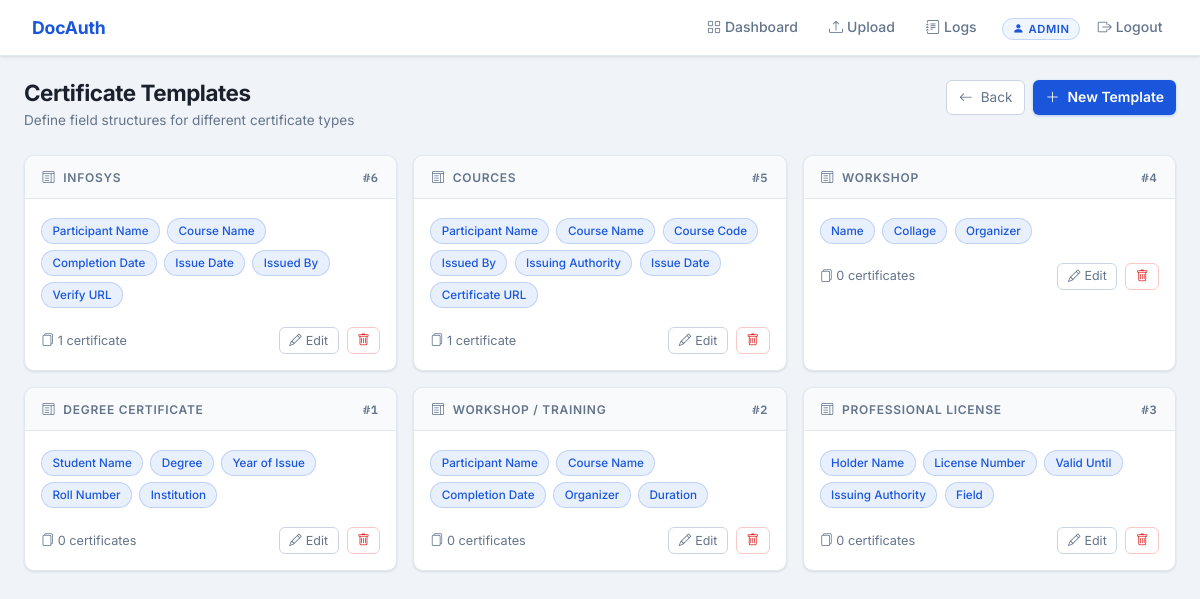
Page /admin/templates (signed in) on the committed database.
### tables this page shows
CREATE TABLE users (
            id INTEGER PRIMARY KEY AUTOINCREMENT,
            username TEXT UNIQUE NOT NULL,
            password_hash TEXT NOT NULL,
            role TEXT NOT NULL DEFAULT 'user',
            created_at TIMESTAMP DEFAULT CURRENT_TIMESTAMP
        );

CREATE TABLE certificate_templates (
            id INTEGER PRIMARY KEY AUTOINCREMENT,
            name TEXT NOT NULL,
            field_names TEXT NOT NULL,
            created_by INTEGER,
            created_at TIMESTAMP DEFAULT CURRENT_TIMESTAMP,
            FOREIGN KEY (created_by) REFERENCES users(id)
        );

### app.py (the view)
@app.route('/admin/templates')
@login_required
@admin_required
def admin_templates():
    db = get_db()
    templates = db.execute(
        'SELECT t.*, u.username as created_by_name, '
        '(SELECT COUNT(*) FROM certificates WHERE template_id = t.id) as cert_count '
        'FROM certificate_templates t LEFT JOIN users u ON t.created_by = u.id '
        'ORDER BY t.created_at DESC'
    ).fetchall()
    db.close()
    return render_template('admin/templates.html', templates=templates)

### app.py (called while the page is built)
@app.template_filter('from_json')
def from_json_filter(val):
    try: return _json.loads(val)
    except: return []

@login_manager.user_loader
def load_user(user_id):
    db = get_db()
    row = db.execute('SELECT * FROM users WHERE id = ?', [user_id]).fetchone()
    db.close()
    return User(row['id'], row['username'], row['role']) if row else None

def admin_required(f):
    @wraps(f)
    def decorated(*args, **kwargs):
        if not current_user.is_authenticated or current_user.role != 'admin':
            flash('Admin access required.', 'error')
            return redirect(url_for('login'))
        return f(*args, **kwargs)
    return decorated

### database.py (called while the page is built)
def get_db():
    conn = sqlite3.connect(DB_PATH)
    conn.row_factory = sqlite3.Row
    return conn

### templates/admin/templates.html (shortened to what this page needs)
{% extends 'base.html' %}
{% block content %}
<div class="page-header mb-4">
  <div>
    <h2 class="page-title">Certificate Templates</h2>
    <p class="page-subtitle">Define field structures for different certificate types</p>
  </div>
  <div class="d-flex gap-2">
    <a href="{{ url_for('admin_dashboard') }}" class="btn btn-outline-subtle"><i class="bi bi-arrow-left me-2"></i>Back</a>
    <a href="{{ url_for('admin_template_new') }}" class="btn btn-gold"><i class="bi bi-plus-lg me-2"></i>New Template</a>
  </div>
</div>
<div class="row g-3">
  {% for tmpl in templates %}
  {% set fields = tmpl.field_names | from_json %}
  <div class="col-md-6 col-lg-4">
    <div class="card-custom h-100">
      <div class="card-header-custom">
        <span><i class="bi bi-layout-text-window me-2"></i>{{ tmpl.name }}</span>
        <span class="mono-sm text-muted-custom">#{{ tmpl.id }}</span>
      </div>
      <div class="p-3">
        <div class="mb-3">
          {% for field in fields %}
          <span class="field-pill">{{ field }}</span>
          {% endfor %}
        </div>
        <div class="d-flex align-items-center justify-content-between">
          <span class="small text-muted-custom">
            <i class="bi bi-files me-1"></i>{{ tmpl.cert_count }} certificate{{ 's' if tmpl.cert_count != 1 }}
          </span>
          <div class="d-flex gap-2">
            <a href="{{ url_for('admin_template_edit', tmpl_id=tmpl.id) }}" class="btn btn-xs btn-outline-subtle"><i class="bi bi-pencil me-1"></i>Edit</a>
            <form method="POST" action="{{ url_for('admin_template_delete', tmpl_id=tmpl.id) }}" onsubmit="return confirm('Delete this template?')">
              <button type="submit" class="btn btn-xs btn-outline-danger-subtle"><i class="bi bi-trash"></i></button>
            </form>
          </div>
        </div>
      </div>
    </div>
  </div>
  {% endfor %}
</div>
{% endblock %}

### templates/base.html (shortened to what this page needs)
<!DOCTYPE html>
<html lang="en">
<head>
  <link href="https://cdn.jsdelivr.net/npm/bootstrap@5.3.3/dist/css/bootstrap.min.css" rel="stylesheet">
  <link href="https://cdn.jsdelivr.net/npm/bootstrap-icons@1.11.3/font/bootstrap-icons.css" rel="stylesheet">
  <link href="{{ url_for('static', filename='css/style.css') }}" rel="stylesheet">
</head>
<body>
{% if current_user.is_authenticated %}
<nav class="navbar navbar-expand-lg">
  <div class="container-fluid px-4">
    <a class="navbar-brand" href="{{ url_for('index') }}">
      <span>DocAuth</span>
    </a>
    <div class="collapse navbar-collapse" id="navMain">
      <ul class="navbar-nav ms-auto align-items-center gap-1">
        {% if current_user.role == 'admin' %}
          <li class="nav-item">
            <a class="nav-link {% if request.endpoint == 'admin_dashboard' %}active{% endif %}" href="{{ url_for('admin_dashboard') }}">
              <i class="bi bi-grid me-1"></i>Dashboard
            </a>
          </li>
          <li class="nav-item">
            <a class="nav-link {% if request.endpoint == 'admin_upload' %}active{% endif %}" href="{{ url_for('admin_upload') }}">
              <i class="bi bi-upload me-1"></i>Upload
            </a>
          </li>
          <li class="nav-item">
            <a class="nav-link {% if request.endpoint == 'admin_logs' %}active{% endif %}" href="{{ url_for('admin_logs') }}">
              <i class="bi bi-journal-text me-1"></i>Logs
            </a>
          </li>
        {% else %}
          <li class="nav-item">
            <a class="nav-link {% if request.endpoint == 'user_validate' %}active{% endif %}" href="{{ url_for('user_validate') }}">
              <i class="bi bi-search me-1"></i>Validate
            </a>
          </li>
        {% endif %}
        <li class="nav-item ms-2">
          <span class="role-badge role-{{ current_user.role }}">
            <i class="bi bi-person-fill me-1"></i>{{ current_user.username }}
          </span>
        </li>
        <li class="nav-item">
          <a class="nav-link logout-link" href="{{ url_for('logout') }}">
            <i class="bi bi-box-arrow-right me-1"></i>Logout
          </a>
        </li>
      </ul>
    </div>
  </div>
</nav>
{% endif %}
<main class="main-content">
  <div class="container-fluid px-4 py-4">
    {% block content %}{% endblock %}
  </div>
</main>
</body>
</html>

### static/css/style.css (style rules this page uses)
:root { --primary: #1a56db; --primary-dark: #1341b0; --primary-light: #e8f0fe; --primary-dim: rgba(26,86,219,0.08); --bg-root: #f0f4f8; --bg-body: #f0f4f8; --bg-card: #ffffff; --bg-card-alt: #f8fafc; --bg-hover: #f1f5ff; --bg-sidebar: #1e3a5f; --border: #e2e8f0; --border-mid: #cbd5e1; --text: #1a202c; --text-muted: #64748b; --text-dim: #94a3b8; --text-on-dark: #ffffff; --green: #0d9f6e; --green-bg: #ecfdf5; --red: #e02424; --red-bg: #fef2f2; --yellow: #c27803; --yellow-bg: #fffbeb; --blue: #1a56db; --blue-bg: #eff6ff; --shadow-sm: 0 1px 3px rgba(0,0,0,0.08), 0 1px 2px rgba(0,0,0,0.04); --shadow: 0 4px 6px rgba(0,0,0,0.06), 0 2px 4px rgba(0,0,0,0.04); --shadow-lg: 0 10px 25px rgba(0,0,0,0.08), 0 4px 10px rgba(0,0,0,0.04); --mono-font: 'IBM Plex Mono', monospace; --body-font: 'Inter', system-ui, sans-serif; --radius: 6px; --radius-lg: 10px; }
*, *::before, *::after { box-sizing: border-box; }
body { background: var(--bg-body); color: var(--text); font-family: var(--body-font); font-size: 14.5px; line-height: 1.6; min-height: 100vh; }
.navbar { background: #ffffff; border-bottom: 1px solid var(--border); padding: 0 0; position: sticky; top: 0; z-index: 100; box-shadow: var(--shadow-sm); }
.navbar-brand { font-family: var(--body-font); font-size: 1.1rem; font-weight: 700; color: var(--primary) !important; letter-spacing: -0.01em; padding: 0.85rem 0; }
.nav-link { color: var(--text-muted) !important; font-size: 0.875rem; font-weight: 500; padding: 0.5rem 0.85rem !important; border-radius: var(--radius); transition: color 0.15s, background 0.15s; }
.main-content { min-height: calc(100vh - 58px); padding-bottom: 2rem; }
.page-header { display: flex; align-items: flex-start; justify-content: space-between; flex-wrap: wrap; gap: 1rem; }
.page-title { font-size: 1.4rem; font-weight: 700; color: var(--text); margin: 0; letter-spacing: -0.02em; }
.page-subtitle { color: var(--text-muted); font-size: 0.85rem; margin: 0.15rem 0 0; }
.card-custom { background: var(--bg-card); border: 1px solid var(--border); border-radius: var(--radius-lg); overflow: hidden; box-shadow: var(--shadow-sm); }
.card-header-custom { background: var(--bg-card-alt); border-bottom: 1px solid var(--border); padding: 0.7rem 1.1rem; font-size: 0.75rem; font-weight: 600; color: var(--text-muted); letter-spacing: 0.06em; text-transform: uppercase; display: flex; align-items: center; justify-content: space-between; }
.btn-gold { background: var(--primary); color: #ffffff; font-weight: 600; border: none; border-radius: var(--radius); font-size: 0.875rem; transition: background 0.15s, box-shadow 0.15s, transform 0.1s; box-shadow: 0 1px 3px rgba(26,86,219,0.3); }
.btn-outline-subtle { background: #ffffff; color: var(--text-muted); border: 1px solid var(--border-mid); border-radius: var(--radius); font-size: 0.85rem; transition: all 0.15s; }
.btn-xs { padding: 0.2rem 0.6rem; font-size: 0.78rem; }
.btn-outline-danger-subtle { background: transparent; color: var(--red); border: 1px solid rgba(224,36,36,0.25); border-radius: var(--radius); transition: all 0.15s; }
.mono-sm { font-family: var(--mono-font); font-size: 0.75rem; }
.role-badge { font-size: 0.7rem; font-weight: 600; letter-spacing: 0.05em; text-transform: uppercase; padding: 0.18rem 0.6rem; border-radius: 20px; }
.role-admin { background: #eff6ff; color: var(--primary); border: 1px solid rgba(26,86,219,0.2); }
.mono-sm { font-family: var(--mono-font); font-size: 0.75rem; color: var(--text-muted); }
.text-muted-custom { color: var(--text-muted) !important; }
.field-pill { display: inline-block; background: var(--primary-light); color: var(--primary); border: 1px solid rgba(26,86,219,0.2); border-radius: 20px; padding: 0.16rem 0.65rem; font-size: 0.73rem; font-weight: 500; margin: 0.2rem 0.2rem 0.2rem 0; }

### rows in the picture
users: username "ADMIN"
certificate_templates: name "INFOSYS", id "6", fields "Participant Name" "Course Name" "Completion Date" "Issue Date" "Issued By" "Verify URL", cert_count "1"
certificate_templates: name "COURCES", id "5", fields "Participant Name" "Course Name" "Course Code" "Issued By" "Issuing Authority" "Issue Date" "Certificate URL", cert_count "1"
certificate_templates: name "WORKSHOP", id "4", fields "Name" "Collage" "Organizer", cert_count "0", cert_count "s"
certificate_templates: name "DEGREE CERTIFICATE", id "1", fields "Student Name" "Degree" "Year of Issue" "Roll Number" "Institution", cert_count "0", cert_count "s"
certificate_templates: name "WORKSHOP / TRAINING", id "2", fields "Participant Name" "Course Name" "Completion Date" "Organizer" "Duration", cert_count "0", cert_count "s"
certificate_templates: name "PROFESSIONAL LICENSE", id "3", fields "Holder Name" "License Number" "Valid Until" "Issuing Authority" "Field", cert_count "0", cert_count "s"
